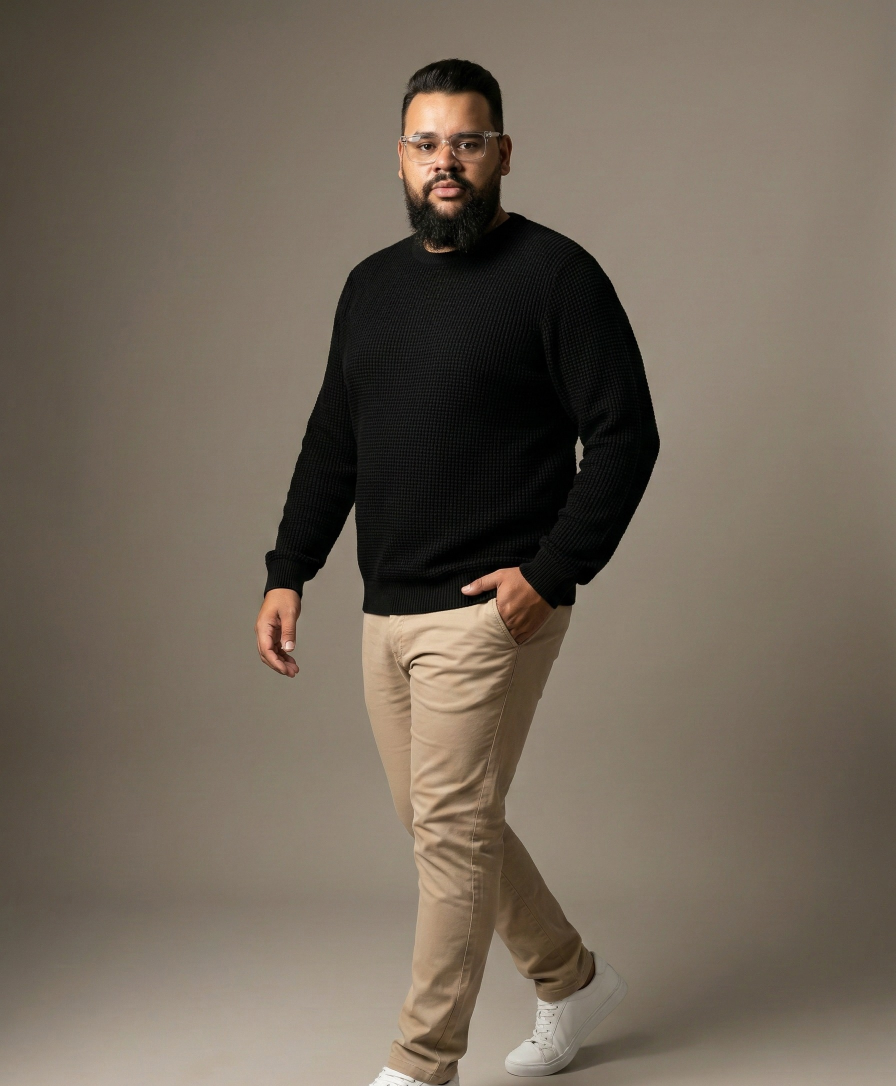
#> input picture fotos/andando-sueter-preto.jpg, 1792 x 2172 px (shown at 1/2 size)
$ python foto.py ../fotos/andando-sueter-preto.jpg
#> lines starting #> are read from the running program, lines starting #| are printed output that depends on the picture
#> in preparar, img is the input picture: PIL image 1792x2172 RGB; mean R, G, B 114.1, 102.9, 89.8
"""Tratamento das fotos reais do Lucas: a foto dele precisa sair perfeita em toda arte.

O que faz (uma vez por foto; o resultado fica em cache em assets/cache/):
  1. recorte: tira o fundo com rembg (modelo isnet-general-use) e limpa a borda;
  2. cabeça: acha a cabeça pela silhueta (o topo da pessoa), para enquadrar sem cortar o rosto
     e nunca colocar texto em cima dele;
  3. tratamento de estúdio: exposição e balanço de branco corrigidos com suavidade, contraste local
     leve, nitidez fina; nada de filtro "de aplicativo", a pele continua pele;
  4. qualidade: mede resolução e nitidez do rosto e dá a nota ótima / boa / fraca.

Uso direto (o squad usa ao catalogar uma foto nova):
  python3 kit/foto.py fotos/lucas-palco.jpg     -> imprime a ficha (cabeça, qualidade) em JSON
"""
import hashlib
import json
import pathlib
import sys

import numpy as np
from PIL import Image, ImageEnhance, ImageFilter, ImageOps

RAIZ = pathlib.Path(__file__).resolve().parent.parent
CACHE = RAIZ / "assets" / "cache"
_SESSAO = None


def _sessao():
    global _SESSAO
    if _SESSAO is None:
        from rembg import new_session
        _SESSAO = new_session("isnet-general-use")
    return _SESSAO


def _chave(caminho):
    p = pathlib.Path(caminho)
    return f"{p.stem}-{hashlib.md5(p.read_bytes()).hexdigest()[:8]}"


def estudio(img):
    """Correção de estúdio: sutil de propósito."""
    a = np.asarray(img.convert("RGB")).astype(np.float32)
    # balanço de branco: puxa 35% em direção ao cinza médio (corrige dominante sem matar a cor de pele)
    medias = a.reshape(-1, 3).mean(0)
#> medias = [114.1, 102.9, 89.59]
    ganho = 1 + 0.35 * (medias.mean() / np.maximum(medias, 1) - 1)
#> ganho = [0.963, 0.998, 1.05]
    a = a * ganho
    # exposição: leva o meio-tom da imagem para perto de 118 (de 255), sem estourar
    lum = a.mean(2)
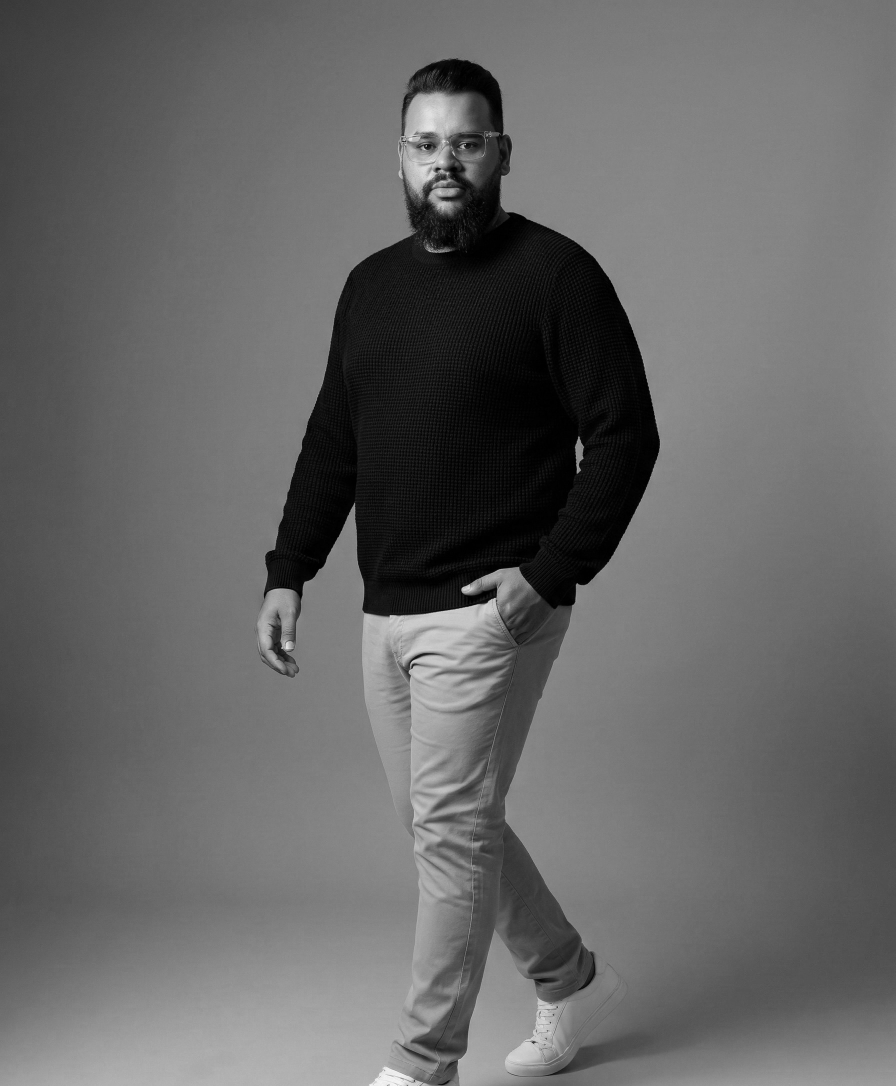
#> lum: shape (2172, 1792) float32 (shown at 1/2 size); min 0, max 254.1, mean 102.3
    p50 = np.percentile(lum, 50)
#> p50 = 113
    gama = np.clip(np.log(118 / 255) / np.log(max(p50, 1) / 255), 0.8, 1.25)
#> gama = 0.947
    a = 255 * (np.clip(a, 0, 255) / 255) ** gama
    # pontos de preto e branco suaves
    lo, hi = np.percentile(a, 0.4), np.percentile(a, 99.6)
#> lo = 0; hi = 205
    a = (a - lo) * (255 / max(hi - lo, 1))
    img = Image.fromarray(np.clip(a, 0, 255).astype(np.uint8))
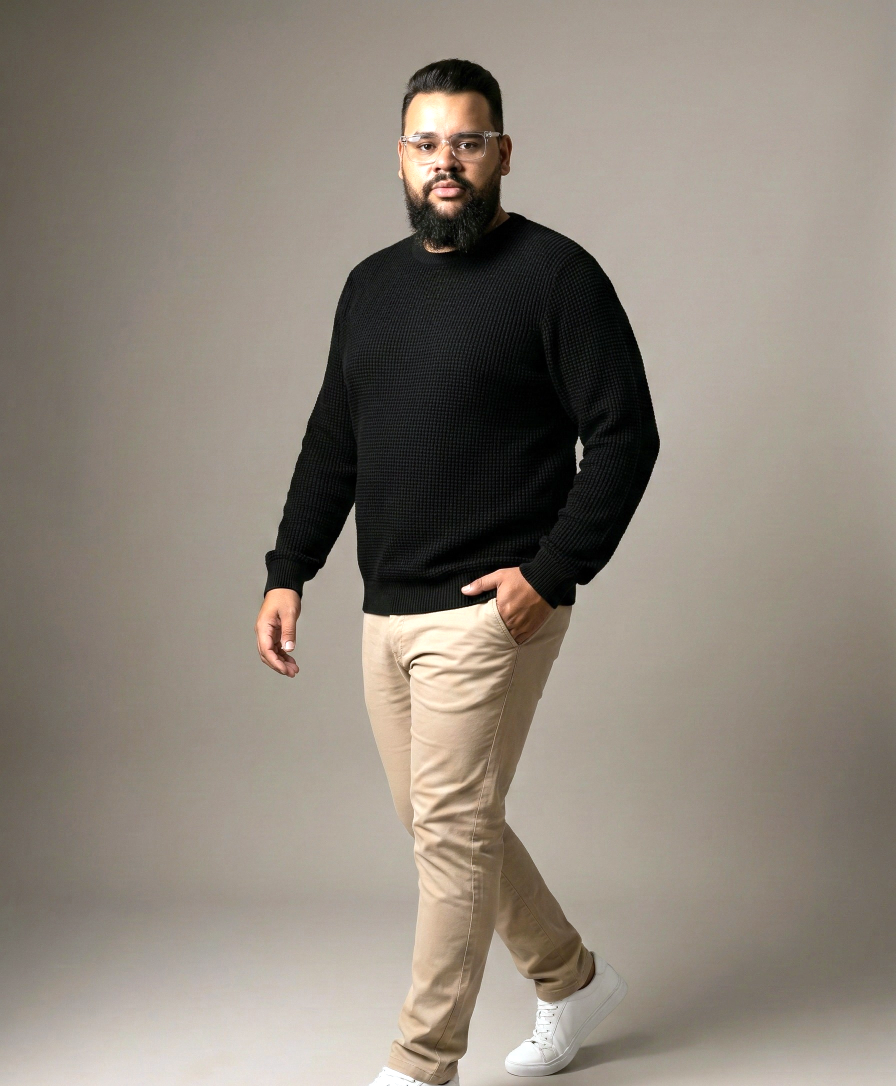
#> img: PIL image 1792x2172 RGB (shown at 1/2 size); mean R, G, B 141.5, 132.7, 122.3
    # contraste local leve (clareza) + nitidez fina
    img = img.filter(ImageFilter.UnsharpMask(radius=24, percent=18, threshold=2))
    img = img.filter(ImageFilter.UnsharpMask(radius=1.2, percent=55, threshold=3))
    return img


# [58 lines left out: functions _cabeca, _rosto, _nitidez, not called in this run]


def preparar(caminho):
    """Devolve a ficha da foto com os caminhos do tratamento (gera na primeira vez)."""
    caminho = pathlib.Path(caminho)
    if not caminho.is_absolute():
        caminho = (pathlib.Path.cwd() / caminho) if (pathlib.Path.cwd() / caminho).exists() else RAIZ / caminho
    chave = _chave(caminho)
    pasta = CACHE / chave
    ficha_arq = pasta / "ficha.json"
    if ficha_arq.exists():
        return json.loads(ficha_arq.read_text(encoding="utf-8"))
    pasta.mkdir(parents=True, exist_ok=True)
    img = ImageOps.exif_transpose(Image.open(caminho)).convert("RGB")
    # trabalha em no máximo 2400 px no lado maior
    if max(img.size) > 2400:
        f = 2400 / max(img.size)
        img = img.resize((round(img.width * f), round(img.height * f)), Image.LANCZOS)
    tratada = estudio(img)
    tratada.save(pasta / "tratada.jpg", quality=94)

    from rembg import remove
    rec = remove(tratada, session=_sessao(), post_process_mask=True)
    alfa = rec.split()[-1]
    # borda: fecha furos pequenos e suaviza 1 px (sem halo)
    alfa = alfa.filter(ImageFilter.MaxFilter(3)).filter(ImageFilter.MinFilter(3)).filter(ImageFilter.GaussianBlur(0.8))
    rec.putalpha(alfa)
    rec.save(pasta / "recorte.png")

    cab, pessoa = _cabeca(alfa)
    rosto = _rosto(tratada, alfa)
    deteccao = "rosto" if rosto else "silhueta"
    if rosto:
        cab = rosto
    nit = _nitidez(tratada, cab) if cab else 0
    menor = min(img.size)
    altura_cabeca = (cab[3] - cab[1]) if cab else 0
    if menor >= 1400 and nit > 60:
        qualidade = "ótima"
    elif menor >= 1000 and nit > 25:
        qualidade = "boa"
    else:
        qualidade = "fraca"
    ficha = {
        "origem": str(caminho.relative_to(RAIZ)) if caminho.is_relative_to(RAIZ) else str(caminho),
        "tamanho": list(img.size), "cabeca": cab, "pessoa": pessoa,
        "altura_cabeca_px": altura_cabeca, "deteccao": deteccao, "nitidez_rosto": round(nit, 1), "qualidade": qualidade,
        "tratada": str((pasta / "tratada.jpg").relative_to(RAIZ)),
        "recorte": str((pasta / "recorte.png").relative_to(RAIZ)),
    }
    ficha_arq.write_text(json.dumps(ficha, ensure_ascii=False, indent=2), encoding="utf-8")
    return ficha


# [33 lines left out: functions enquadrar, recorte_posicionado, not called in this run]


if __name__ == "__main__":
    for arq in sys.argv[1:]:
        print(json.dumps(preparar(arq), ensure_ascii=False, indent=2))
#> (the call stopped at in _sessao, `_SESSAO = new_session("isnet-general-use")`: rembg is not available in this run)

$ run again, on fotos/blazer-listrado-banco.jpg
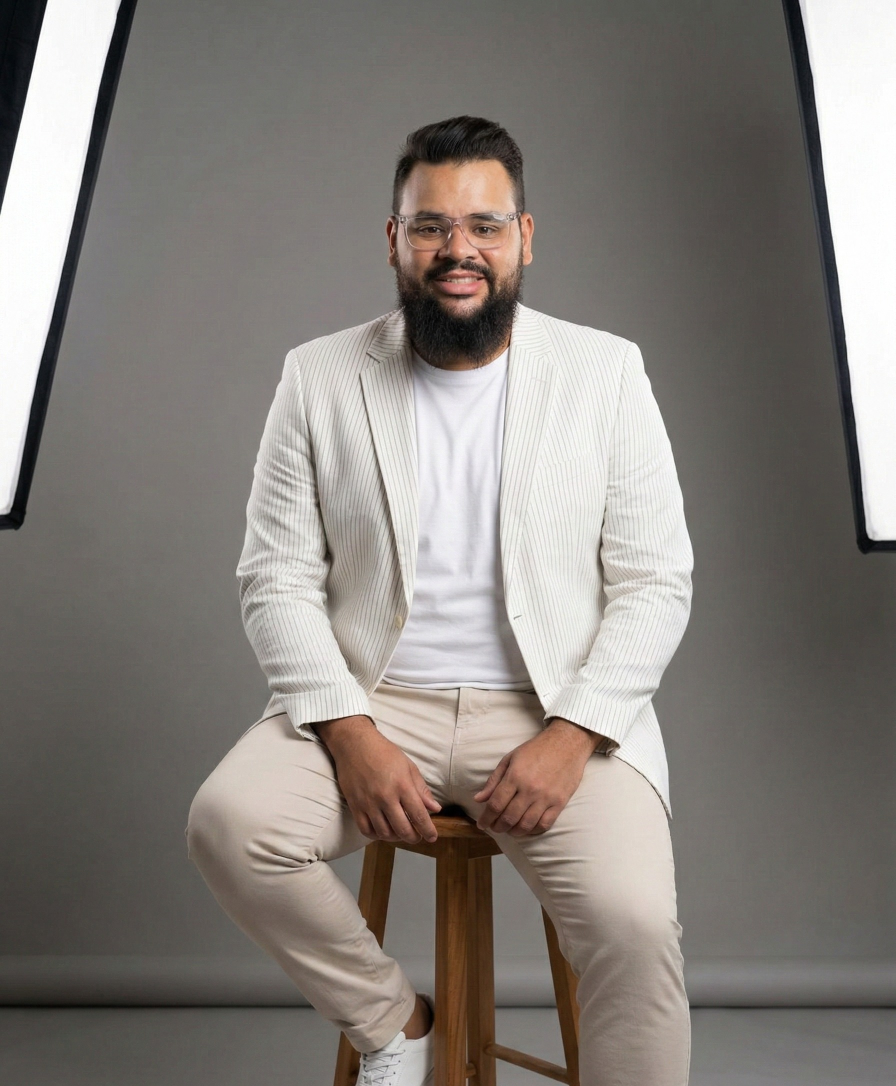
#> input picture fotos/blazer-listrado-banco.jpg, 1792 x 2172 px (shown at 1/2 size)
#> in preparar, img is the input picture: PIL image 1792x2172 RGB; mean R, G, B 133.3, 127.8, 122.8
#> medias = [133.3, 127.8, 122.5]
#> ganho = [0.986, 1, 1.02]
#> in estudio, `lum = a.mean(2)`:
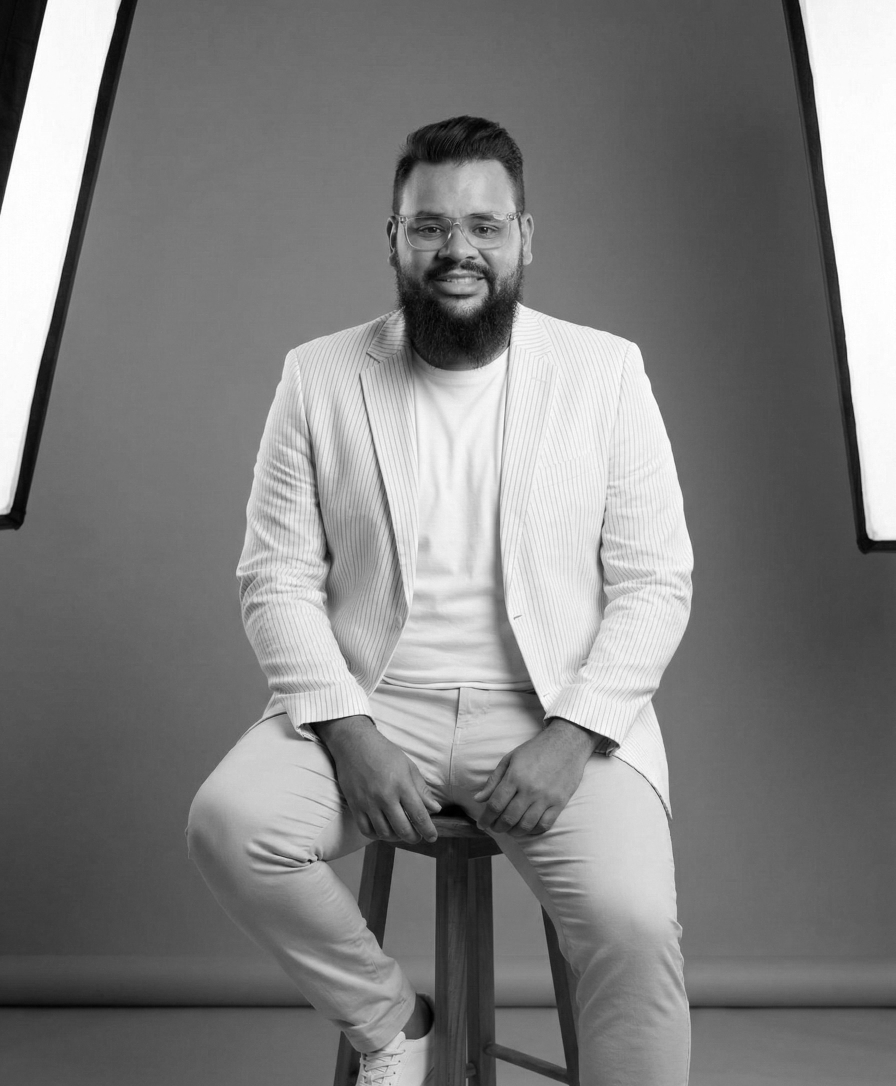
#> lum: shape (2172, 1792) float32 (shown at 1/2 size); min 0, max 255.1, mean 127.9; drawn with min black and max white
#> p50 = 111.3
#> gama = 0.93
#> lo = 13.91; hi = 255
